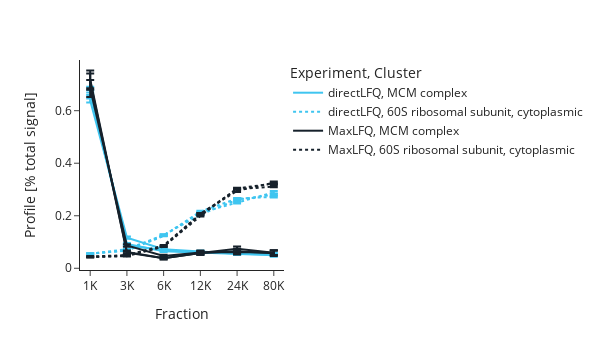

The cell this chart's notebook holds for it:
### Code cell
acm_profiles = AlphaPeptColorMap()
colorlist_hex = acm_profiles.colorlist_hex
color_discrete_map = {'MaxLFQ': colorlist_hex[1], 'directLFQ': colorlist_hex[0]}

plotdata_reduced_to_most_differing_clusters = plotdata.loc[plotdata["Cluster"].isin(["60S ribosomal subunit, cytoplasmic","MCM complex"])]
display(plotdata_reduced_to_most_differing_clusters)
# plotdata_reduced_to_most_differing_clusters.sort_values(["Experiment"], inplace=True, ascending=False)
# plotdata_reduced_to_most_differing_clusters.sort_values(["Fraction"], inplace=True, ascending=True)

Cluster_plot = px.line(plotdata_reduced_to_most_differing_clusters,
                           x="Fraction", y="Profile [% total signal]", error_y="sem",
                           color="Experiment", line_group="Map",line_dash="Cluster",
                           template="simple_white", color_discrete_map=color_discrete_map).update_layout(
        width=600, height=350, showlegend=True,
    )

Cluster_plot.show()
Cluster_plot.write_image("Cluster_traces.svg")

### Figure 1 — Plotly figure (JSON) as saved in the notebook; plotly's stock layout.template omitted (floating-point values rounded to 4 significant figures)
{"data": [{"error_y": {"array": [0.007659, 0.004242, 0.001549, 0.003649, 0.003335, 0.004496]}, "hovertemplate": "Experiment=directLFQ<br>Cluster=MCM complex<br>Map=Map3<br>Fraction=%{x}<br>Profile [% total signal]=%{y}<extra></extra>", "legendgroup": "directLFQ, MCM complex", "line": {"color": "#3FC5F0", "dash": "solid"}, "mode": "lines", "name": "directLFQ, MCM complex", "orientation": "v", "showlegend": true, "type": "scatter", "x": ["1K", "3K", "6K", "12K", "24K", "80K"], "xaxis": "x", "y": [0.6384, 0.1168, 0.07291, 0.06423, 0.05508, 0.0525], "yaxis": "y"}, {"error_y": {"array": [0.01091, 0.004334, 0.002298, 0.002327, 0.003871, 0.00507]}, "hovertemplate": "Experiment=directLFQ<br>Cluster=MCM complex<br>Map=Map1<br>Fraction=%{x}<br>Profile [% total signal]=%{y}<extra></extra>", "legendgroup": "directLFQ, MCM complex", "line": {"color": "#3FC5F0", "dash": "solid"}, "mode": "lines", "name": "directLFQ, MCM complex", "orientation": "v", "showlegend": false, "type": "scatter", "x": ["1K", "3K", "6K", "12K", "24K", "80K"], "xaxis": "x", "y": [0.6804, 0.09227, 0.06456, 0.05942, 0.05417, 0.04916], "yaxis": "y"}, {"error_y": {"array": [0.009431, 0.001851, 0.004801, 0.003388, 0.001676, 0.00426]}, "hovertemplate": "Experiment=directLFQ<br>Cluster=MCM complex<br>Map=Map2<br>Fraction=%{x}<br>Profile [% total signal]=%{y}<extra></extra>", "legendgroup": "directLFQ, MCM complex", "line": {"color": "#3FC5F0", "dash": "solid"}, "mode": "lines", "name": "directLFQ, MCM complex", "orientation": "v", "showlegend": false, "type": "scatter", "x": ["1K", "3K", "6K", "12K", "24K", "80K"], "xaxis": "x", "y": [0.6695, 0.08666, 0.06998, 0.05708, 0.06359, 0.05314], "yaxis": "y"}, {"error_y": {"array": [0.001414, 0.001062, 0.001423, 0.003202, 0.00236, 0.002624]}, "hovertemplate": "Experiment=directLFQ<br>Cluster=60S ribosomal subunit, cytoplasmic<br>Map=Map3<br>Fraction=%{x}<br>Profile [% total signal]=%{y}<extra></extra>", "legendgroup": "directLFQ, 60S ribosomal subunit, cytoplasmic", "line": {"color": "#3FC5F0", "dash": "dot"}, "mode": "lines", "name": "directLFQ, 60S ribosomal subunit, cytoplasmic", "orientation": "v", "showlegend": true, "type": "scatter", "x": ["1K", "3K", "6K", "12K", "24K", "80K"], "xaxis": "x", "y": [0.05615, 0.06725, 0.123, 0.2162, 0.2652, 0.2722], "yaxis": "y"}, {"error_y": {"array": [0.001891, 0.001209, 0.002983, 0.002236, 0.002645, 0.00311]}, "hovertemplate": "Experiment=directLFQ<br>Cluster=60S ribosomal subunit, cytoplasmic<br>Map=Map1<br>Fraction=%{x}<br>Profile [% total signal]=%{y}<extra></extra>", "legendgroup": "directLFQ, 60S ribosomal subunit, cytoplasmic", "line": {"color": "#3FC5F0", "dash": "dot"}, "mode": "lines", "name": "directLFQ, 60S ribosomal subunit, cytoplasmic", "orientation": "v", "showlegend": false, "type": "scatter", "x": ["1K", "3K", "6K", "12K", "24K", "80K"], "xaxis": "x", "y": [0.05522, 0.07254, 0.1265, 0.2039, 0.2612, 0.2806], "yaxis": "y"}, {"error_y": {"array": [0.001641, 0.001237, 0.002946, 0.002526, 0.003554, 0.004827]}, "hovertemplate": "Experiment=directLFQ<br>Cluster=60S ribosomal subunit, cytoplasmic<br>Map=Map2<br>Fraction=%{x}<br>Profile [% total signal]=%{y}<extra></extra>", "legendgroup": "directLFQ, 60S ribosomal subunit, cytoplasmic", "line": {"color": "#3FC5F0", "dash": "dot"}, "mode": "lines", "name": "directLFQ, 60S ribosomal subunit, cytoplasmic", "orientation": "v", "showlegend": false, "type": "scatter", "x": ["1K", "3K", "6K", "12K", "24K", "80K"], "xaxis": "x", "y": [0.05479, 0.06843, 0.1257, 0.2121, 0.2499, 0.2891], "yaxis": "y"}, {"error_y": {"array": [0.0326, 0.004681, 0.004743, 0.007597, 0.009035, 0.009028]}, "hovertemplate": "Experiment=MaxLFQ<br>Cluster=MCM complex<br>Map=Map3<br>Fraction=%{x}<br>Profile [% total signal]=%{y}<extra></extra>", "legendgroup": "MaxLFQ, MCM complex", "line": {"color": "#16212B", "dash": "solid"}, "mode": "lines", "name": "MaxLFQ, MCM complex", "orientation": "v", "showlegend": true, "type": "scatter", "x": ["1K", "3K", "6K", "12K", "24K", "80K"], "xaxis": "x", "y": [0.6847, 0.08693, 0.04711, 0.06039, 0.06175, 0.05914], "yaxis": "y"}, {"error_y": {"array": [0.03381, 0.00512, 0.004762, 0.006345, 0.009443, 0.01042]}, "hovertemplate": "Experiment=MaxLFQ<br>Cluster=MCM complex<br>Map=Map1<br>Fraction=%{x}<br>Profile [% total signal]=%{y}<extra></extra>", "legendgroup": "MaxLFQ, MCM complex", "line": {"color": "#16212B", "dash": "solid"}, "mode": "lines", "name": "MaxLFQ, MCM complex", "orientation": "v", "showlegend": false, "type": "scatter", "x": ["1K", "3K", "6K", "12K", "24K", "80K"], "xaxis": "x", "y": [0.7192, 0.06242, 0.03821, 0.05808, 0.06505, 0.05704], "yaxis": "y"}, {"error_y": {"array": [0.03094, 0.004197, 0.00358, 0.006573, 0.008734, 0.009143]}, "hovertemplate": "Experiment=MaxLFQ<br>Cluster=MCM complex<br>Map=Map2<br>Fraction=%{x}<br>Profile [% total signal]=%{y}<extra></extra>", "legendgroup": "MaxLFQ, MCM complex", "line": {"color": "#16212B", "dash": "solid"}, "mode": "lines", "name": "MaxLFQ, MCM complex", "orientation": "v", "showlegend": false, "type": "scatter", "x": ["1K", "3K", "6K", "12K", "24K", "80K"], "xaxis": "x", "y": [0.7107, 0.05961, 0.03815, 0.0583, 0.07392, 0.05928], "yaxis": "y"}, {"error_y": {"array": [0.001125, 0.0006543, 0.001066, 0.003564, 0.002521, 0.002497]}, "hovertemplate": "Experiment=MaxLFQ<br>Cluster=60S ribosomal subunit, cytoplasmic<br>Map=Map3<br>Fraction=%{x}<br>Profile [% total signal]=%{y}<extra></extra>", "legendgroup": "MaxLFQ, 60S ribosomal subunit, cytoplasmic", "line": {"color": "#16212B", "dash": "dot"}, "mode": "lines", "name": "MaxLFQ, 60S ribosomal subunit, cytoplasmic", "orientation": "v", "showlegend": true, "type": "scatter", "x": ["1K", "3K", "6K", "12K", "24K", "80K"], "xaxis": "x", "y": [0.04518, 0.04971, 0.08714, 0.2059, 0.3013, 0.3108], "yaxis": "y"}, {"error_y": {"array": [0.001339, 0.001254, 0.001022, 0.001859, 0.002812, 0.003049]}, "hovertemplate": "Experiment=MaxLFQ<br>Cluster=60S ribosomal subunit, cytoplasmic<br>Map=Map1<br>Fraction=%{x}<br>Profile [% total signal]=%{y}<extra></extra>", "legendgroup": "MaxLFQ, 60S ribosomal subunit, cytoplasmic", "line": {"color": "#16212B", "dash": "dot"}, "mode": "lines", "name": "MaxLFQ, 60S ribosomal subunit, cytoplasmic", "orientation": "v", "showlegend": false, "type": "scatter", "x": ["1K", "3K", "6K", "12K", "24K", "80K"], "xaxis": "x", "y": [0.04263, 0.04885, 0.08301, 0.1988, 0.304, 0.3227], "yaxis": "y"}, {"error_y": {"array": [0.001267, 0.0012, 0.001212, 0.002149, 0.004765, 0.004588]}, "hovertemplate": "Experiment=MaxLFQ<br>Cluster=60S ribosomal subunit, cytoplasmic<br>Map=Map2<br>Fraction=%{x}<br>Profile [% total signal]=%{y}<extra></extra>", "legendgroup": "MaxLFQ, 60S ribosomal subunit, cytoplasmic", "line": {"color": "#16212B", "dash": "dot"}, "mode": "lines", "name": "MaxLFQ, 60S ribosomal subunit, cytoplasmic", "orientation": "v", "showlegend": false, "type": "scatter", "x": ["1K", "3K", "6K", "12K", "24K", "80K"], "xaxis": "x", "y": [0.04302, 0.04615, 0.08209, 0.2081, 0.2948, 0.3259], "yaxis": "y"}], "layout": {"height": 350, "legend": {"title": {"text": "Experiment, Cluster"}, "tracegroupgap": 0}, "margin": {"t": 60}, "showlegend": true, "width": 600, "xaxis": {"anchor": "y", "domain": [0, 1], "title": {"text": "Fraction"}}, "yaxis": {"anchor": "x", "domain": [0, 1], "title": {"text": "Profile [% total signal]"}}}}
